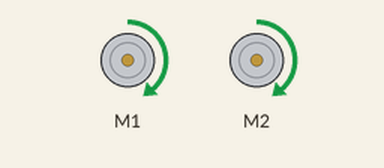
Recording of a sketch running on a simulated Arduino Leonardo, built with avr-gcc and run on an emulated ATmega32U4. Shown: 2 × DC motor (green arrow = forward, orange = backward, longer = faster).

Above: at 0.1 s.
At 2.1 s:
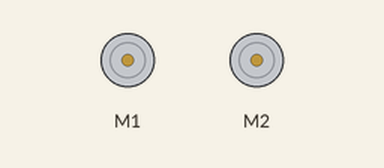
Timing chart, 0 to 3.6 s (numbered marks = the images above):
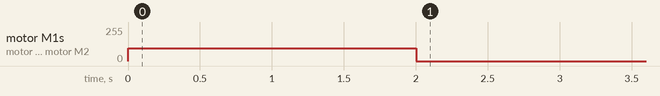

Measured:
- by itself, motor M1, motor M2: stopped → forward 95/255 at 0.00 s, → stopped 2.0 s later

The sketch:

romi32u4_261.ino
```cpp
// snippet: romi32u4_261
// tags: romi, romi32u4, pololu, differential-drive, motors
// boards: romi32u4
// library: Romi32U4
// description: Romi32U4: drive motors forward at speed 150 for 2 seconds then stop using millis
// prompts: romi32u4, drive, motors, forward, speed, seconds
// verified: compile-only
// source: kd-generated (id 261)
// exact-include: Romi32U4.h

#include <Romi32U4.h>

Romi32U4Motors motors;

void setup() {
  motors.setSpeeds(150, 150);
}

void loop() {
  static unsigned long startTime = 0;
  if (startTime == 0) {
    startTime = millis();
  }
  if (millis() - startTime < 2000) {
    // Keep moving forward
  } else {
    motors.setSpeeds(0, 0);  // Stop the motors
  }
}
```
